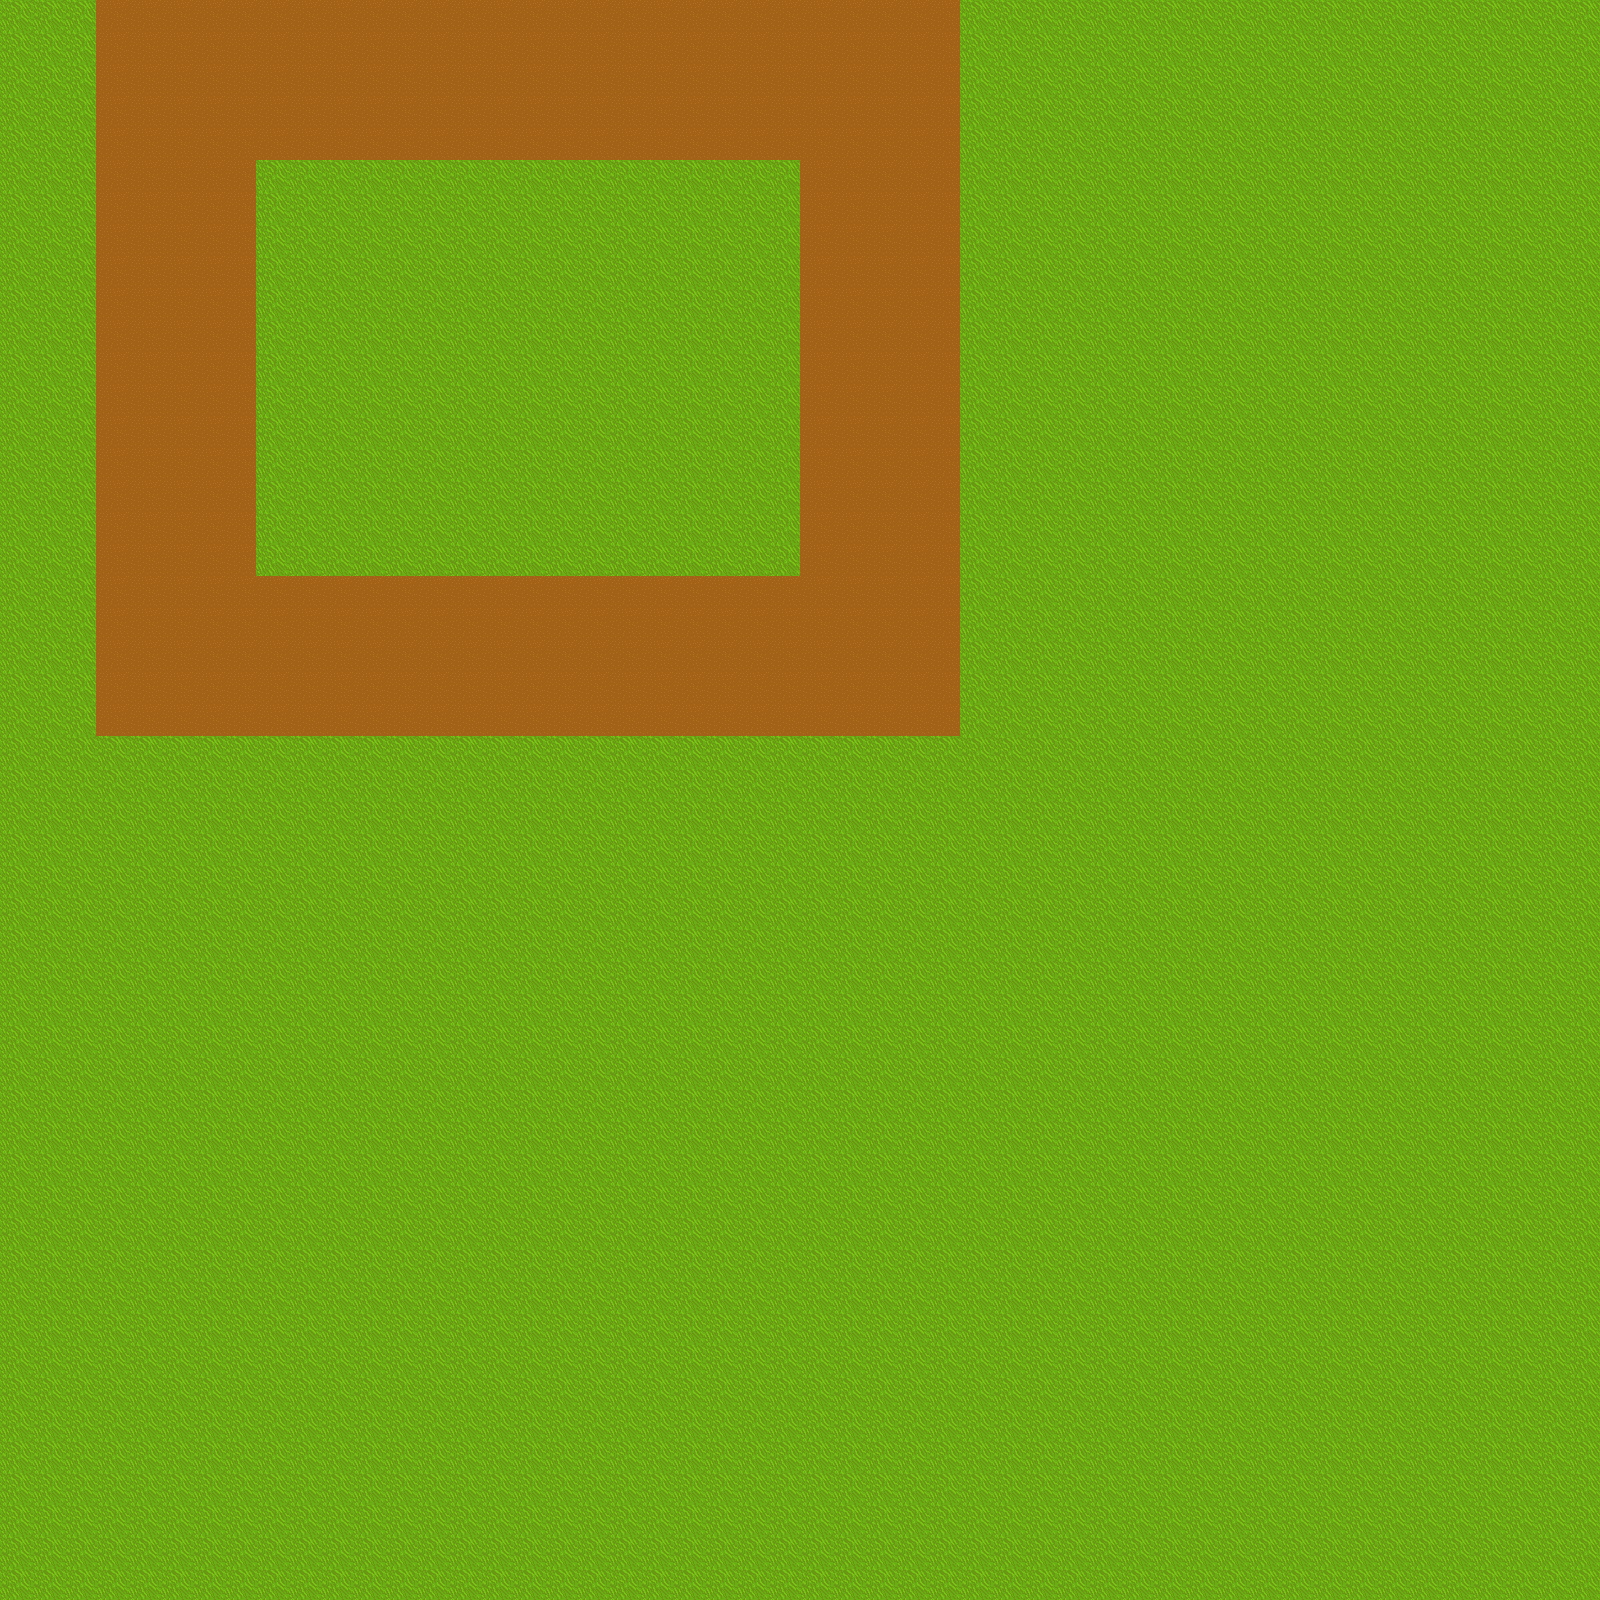

Tiled map render using the project's own tile images. Description and the map definition, with tile-layer contents summarised, below:
An orthogonal 50x50 tile map with 32x32 px tiles, 1 tile layer (background) and 353 objects (playerStart).

<map version="1.0" tiledversion="1.0.2" orientation="orthogonal" renderorder="right-down" width="50" height="50" tilewidth="32" tileheight="32" nextobjectid="10087">
 <tileset firstgid="1" name="sprites" tilewidth="32" tileheight="32" tilecount="10" columns="10">
  <image source="../assets/spritesheets/tiles.png" width="320" height="32" />
 </tileset>
 <layer name="background" width="50" height="50">
  <data>[2500 cells, 2500 non-empty, 2 distinct tile ids]</data>
 </layer>
 <objectgroup name="objects" visible="0">
  <object id="1" name="playerStart" gid="1" x="512" y="384" width="32" height="32" />
 </objectgroup>
 <objectgroup name="trees">
  <object id="9269" gid="5" x="320" y="288" width="32" height="32" />
  <object id="9270" gid="5" x="288" y="288" width="32" height="32" />
  <object id="9275" gid="5" x="288" y="320" width="32" height="32" />
  <object id="9276" gid="5" x="320" y="320" width="32" height="32" />
  <object id="9277" gid="5" x="352" y="320" width="32" height="32" />
  <object id="9278" gid="5" x="352" y="288" width="32" height="32" />
  <object id="9285" gid="5" x="384" y="288" width="32" height="32" />
  <object id="9286" gid="5" x="384" y="320" width="32" height="32" />
  <object id="9287" gid="5" x="384" y="352" width="32" height="32" />
  <object id="9288" gid="5" x="352" y="352" width="32" height="32" />
  <object id="9289" gid="5" x="320" y="352" width="32" height="32" />
  <object id="9290" gid="5" x="288" y="352" width="32" height="32" />
  <object id="9295" gid="5" x="288" y="384" width="32" height="32" />
  <object id="9296" gid="5" x="320" y="384" width="32" height="32" />
  <object id="9297" gid="5" x="352" y="384" width="32" height="32" />
  <object id="9298" gid="5" x="416" y="384" width="32" height="32" />
  <object id="9299" gid="5" x="384" y="384" width="32" height="32" />
  <object id="9300" gid="5" x="416" y="352" width="32" height="32" />
  <object id="9301" gid="5" x="416" y="320" width="32" height="32" />
  <object id="9302" gid="5" x="416" y="288" width="32" height="32" />
  <object id="9309" gid="5" x="448" y="288" width="32" height="32" />
  <object id="9310" gid="5" x="448" y="320" width="32" height="32" />
  <object id="9311" gid="5" x="448" y="352" width="32" height="32" />
  <object id="9312" gid="5" x="448" y="384" width="32" height="32" />
  <object id="9313" gid="5" x="448" y="416" width="32" height="32" />
  <object id="9314" gid="5" x="416" y="416" width="32" height="32" />
  <object id="9315" gid="5" x="384" y="416" width="32" height="32" />
  <object id="9316" gid="5" x="352" y="416" width="32" height="32" />
  <object id="9317" gid="5" x="320" y="416" width="32" height="32" />
  <object id="9318" gid="5" x="288" y="416" width="32" height="32" />
  <object id="9321" gid="5" x="288" y="544" width="32" height="32" />
  <object id="9322" gid="5" x="448" y="480" width="32" height="32" />
  <object id="9323" gid="5" x="320" y="480" width="32" height="32" />
  <object id="9324" gid="5" x="448" y="544" width="32" height="32" />
  <object id="9327" gid="5" x="288" y="512" width="32" height="32" />
  <object id="9330" gid="5" x="384" y="480" width="32" height="32" />
  <object id="9331" gid="5" x="416" y="480" width="32" height="32" />
  <object id="9333" gid="5" x="320" y="448" width="32" height="32" />
  <object id="9334" gid="5" x="448" y="512" width="32" height="32" />
  <object id="9335" gid="5" x="352" y="480" width="32" height="32" />
  <object id="9336" gid="5" x="320" y="512" width="32" height="32" />
  <object id="9337" gid="5" x="416" y="544" width="32" height="32" />
  <object id="9338" gid="5" x="448" y="448" width="32" height="32" />
  <object id="9339" gid="5" x="384" y="512" width="32" height="32" />
  <object id="9340" gid="5" x="416" y="512" width="32" height="32" />
  <object id="9341" gid="5" x="288" y="480" width="32" height="32" />
  <object id="9343" gid="5" x="352" y="544" width="32" height="32" />
  <object id="9344" gid="5" x="384" y="448" width="32" height="32" />
  <object id="9345" gid="5" x="288" y="448" width="32" height="32" />
  <object id="9347" gid="5" x="384" y="544" width="32" height="32" />
  <object id="9349" gid="5" x="320" y="544" width="32" height="32" />
  <object id="9350" gid="5" x="352" y="512" width="32" height="32" />
  <object id="9351" gid="5" x="416" y="448" width="32" height="32" />
  <object id="9352" gid="5" x="352" y="448" width="32" height="32" />
  <object id="9353" gid="5" x="640" y="512" width="32" height="32" />
  <object id="9354" gid="5" x="640" y="480" width="32" height="32" />
  <object id="9356" gid="5" x="576" y="320" width="32" height="32" />
  <object id="9357" gid="5" x="576" y="416" width="32" height="32" />
  <object id="9358" gid="5" x="512" y="512" width="32" height="32" />
  <object id="9359" gid="5" x="576" y="480" width="32" height="32" />
  <object id="9360" gid="5" x="544" y="448" width="32" height="32" />
  <object id="9361" gid="5" x="512" y="320" width="32" height="32" />
  <object id="9362" gid="5" x="512" y="480" width="32" height="32" />
  <object id="9364" gid="5" x="512" y="288" width="32" height="32" />
  <object id="9366" gid="5" x="544" y="512" width="32" height="32" />
  <object id="9367" gid="5" x="480" y="320" width="32" height="32" />
  <object id="9369" gid="5" x="608" y="544" width="32" height="32" />
  <object id="9373" gid="5" x="608" y="384" width="32" height="32" />
  <object id="9374" gid="5" x="640" y="320" width="32" height="32" />
  <object id="9377" gid="5" x="608" y="448" width="32" height="32" />
  <object id="9378" gid="5" x="576" y="544" width="32" height="32" />
  <object id="9379" gid="5" x="576" y="384" width="32" height="32" />
  <object id="9381" gid="5" x="576" y="448" width="32" height="32" />
  <object id="9383" gid="5" x="544" y="352" width="32" height="32" />
  <object id="9384" gid="5" x="480" y="480" width="32" height="32" />
  <object id="9385" gid="5" x="544" y="288" width="32" height="32" />
  <object id="9386" gid="5" x="640" y="448" width="32" height="32" />
  <object id="9388" gid="5" x="512" y="448" width="32" height="32" />
  <object id="9390" gid="5" x="544" y="544" width="32" height="32" />
  <object id="9391" gid="5" x="640" y="288" width="32" height="32" />
  <object id="9392" gid="5" x="608" y="320" width="32" height="32" />
  <object id="9393" gid="5" x="608" y="512" width="32" height="32" />
  <object id="9394" gid="5" x="640" y="544" width="32" height="32" />
  <object id="9396" gid="5" x="480" y="288" width="32" height="32" />
  <object id="9398" gid="5" x="480" y="416" width="32" height="32" />
  <object id="9400" gid="5" x="640" y="352" width="32" height="32" />
  <object id="9402" gid="5" x="576" y="288" width="32" height="32" />
  <object id="9403" gid="5" x="608" y="480" width="32" height="32" />
  <object id="9404" gid="5" x="480" y="448" width="32" height="32" />
  <object id="9405" gid="5" x="480" y="512" width="32" height="32" />
  <object id="9409" gid="5" x="544" y="480" width="32" height="32" />
  <object id="9410" gid="5" x="640" y="384" width="32" height="32" />
  <object id="9411" gid="5" x="608" y="416" width="32" height="32" />
  <object id="9412" gid="5" x="544" y="320" width="32" height="32" />
  <object id="9414" gid="5" x="512" y="544" width="32" height="32" />
  <object id="9416" gid="5" x="608" y="288" width="32" height="32" />
  <object id="9417" gid="5" x="640" y="416" width="32" height="32" />
  <object id="9418" gid="5" x="576" y="512" width="32" height="32" />
  <object id="9419" gid="5" x="480" y="352" width="32" height="32" />
  <object id="9420" gid="5" x="544" y="416" width="32" height="32" />
  <object id="9421" gid="5" x="480" y="544" width="32" height="32" />
  <object id="9422" gid="5" x="608" y="352" width="32" height="32" />
  </objectgroup>
 <objectgroup name="water" />
</map>
<!-- 250 of 353 objects omitted -->